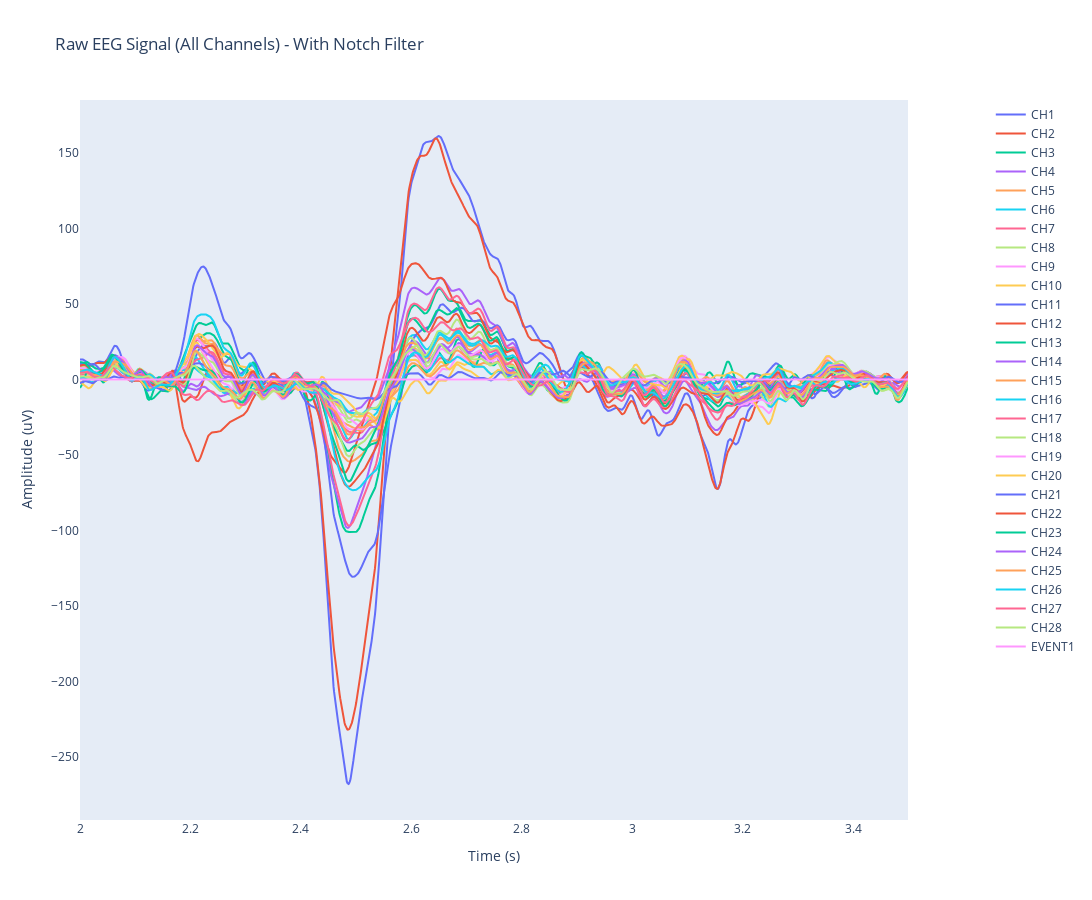

The notebook cell saved with this chart:
### Markdown cell above
# Interactive plot

### Code cell
# select a time range to plot
start_time = 2000
end_time = 3500

# extract the data for the selected time range
data, times = raw[:, start_time:end_time]

# create a list of traces, one for each channel
traces = []
for i, channel_name in enumerate(raw.ch_names):
    trace = go.Scatter(x=times, y=data[i], name=channel_name)
    traces.append(trace)

# create the plot layout
layout = go.Layout(title='Raw EEG Signal (All Channels) - With Notch Filter',
                   xaxis=dict(title='Time (s)'),
                   yaxis=dict(title='Amplitude (uV)'),
                   legend=dict(x=1.1, y=1))

# create the plot
fig = go.Figure(data=traces, layout=layout)
fig.update_layout(width=1500, height=900) # change these values to fit the plot to your screen size
fig.update_layout(xaxis=dict(gridcolor='rgba(0,0,0,0)'),
                  yaxis=dict(gridcolor='rgba(0,0,0,0)')) # Removing the gridlines from the plot
# show the plot
fig.show()

### Figure 1 — Plotly figure (JSON) as saved in the notebook; plotly's stock layout.template omitted (floating-point values rounded to 4 significant figures; data arrays with more than 128 entries replaced by an {"elided": "..."} marker saying what was removed)
{"data": [{"name": "CH1", "type": "scatter", "x": {"elided": "1500 float values"}, "y": {"elided": "1500 float values"}}, {"name": "CH2", "type": "scatter", "x": {"elided": "1500 float values"}, "y": {"elided": "1500 float values"}}, {"name": "CH3", "type": "scatter", "x": {"elided": "1500 float values"}, "y": {"elided": "1500 float values"}}, {"name": "CH4", "type": "scatter", "x": {"elided": "1500 float values"}, "y": {"elided": "1500 float values"}}, {"name": "CH5", "type": "scatter", "x": {"elided": "1500 float values"}, "y": {"elided": "1500 float values"}}, {"name": "CH6", "type": "scatter", "x": {"elided": "1500 float values"}, "y": {"elided": "1500 float values"}}, {"name": "CH7", "type": "scatter", "x": {"elided": "1500 float values"}, "y": {"elided": "1500 float values"}}, {"name": "CH8", "type": "scatter", "x": {"elided": "1500 float values"}, "y": {"elided": "1500 float values"}}, {"name": "CH9", "type": "scatter", "x": {"elided": "1500 float values"}, "y": {"elided": "1500 float values"}}, {"name": "CH10", "type": "scatter", "x": {"elided": "1500 float values"}, "y": {"elided": "1500 float values"}}, {"name": "CH11", "type": "scatter", "x": {"elided": "1500 float values"}, "y": {"elided": "1500 float values"}}, {"name": "CH12", "type": "scatter", "x": {"elided": "1500 float values"}, "y": {"elided": "1500 float values"}}, {"name": "CH13", "type": "scatter", "x": {"elided": "1500 float values"}, "y": {"elided": "1500 float values"}}, {"name": "CH14", "type": "scatter", "x": {"elided": "1500 float values"}, "y": {"elided": "1500 float values"}}, {"name": "CH15", "type": "scatter", "x": {"elided": "1500 float values"}, "y": {"elided": "1500 float values"}}, {"name": "CH16", "type": "scatter", "x": {"elided": "1500 float values"}, "y": {"elided": "1500 float values"}}, {"name": "CH17", "type": "scatter", "x": {"elided": "1500 float values"}, "y": {"elided": "1500 float values"}}, {"name": "CH18", "type": "scatter", "x": {"elided": "1500 float values"}, "y": {"elided": "1500 float values"}}, {"name": "CH19", "type": "scatter", "x": {"elided": "1500 float values"}, "y": {"elided": "1500 float values"}}, {"name": "CH20", "type": "scatter", "x": {"elided": "1500 float values"}, "y": {"elided": "1500 float values"}}, {"name": "CH21", "type": "scatter", "x": {"elided": "1500 float values"}, "y": {"elided": "1500 float values"}}, {"name": "CH22", "type": "scatter", "x": {"elided": "1500 float values"}, "y": {"elided": "1500 float values"}}, {"name": "CH23", "type": "scatter", "x": {"elided": "1500 float values"}, "y": {"elided": "1500 float values"}}, {"name": "CH24", "type": "scatter", "x": {"elided": "1500 float values"}, "y": {"elided": "1500 float values"}}, {"name": "CH25", "type": "scatter", "x": {"elided": "1500 float values"}, "y": {"elided": "1500 float values"}}, {"name": "CH26", "type": "scatter", "x": {"elided": "1500 float values"}, "y": {"elided": "1500 float values"}}, {"name": "CH27", "type": "scatter", "x": {"elided": "1500 float values"}, "y": {"elided": "1500 float values"}}, {"name": "CH28", "type": "scatter", "x": {"elided": "1500 float values"}, "y": {"elided": "1500 float values"}}, {"name": "EVENT1", "type": "scatter", "x": {"elided": "1500 float values"}, "y": {"elided": "1500 int values"}}], "layout": {"height": 900, "legend": {"x": 1.1, "y": 1}, "title": {"text": "Raw EEG Signal (All Channels) - With Notch Filter"}, "width": 1500, "xaxis": {"gridcolor": "rgba(0,0,0,0)", "title": {"text": "Time (s)"}}, "yaxis": {"gridcolor": "rgba(0,0,0,0)", "title": {"text": "Amplitude (uV)"}}}}
